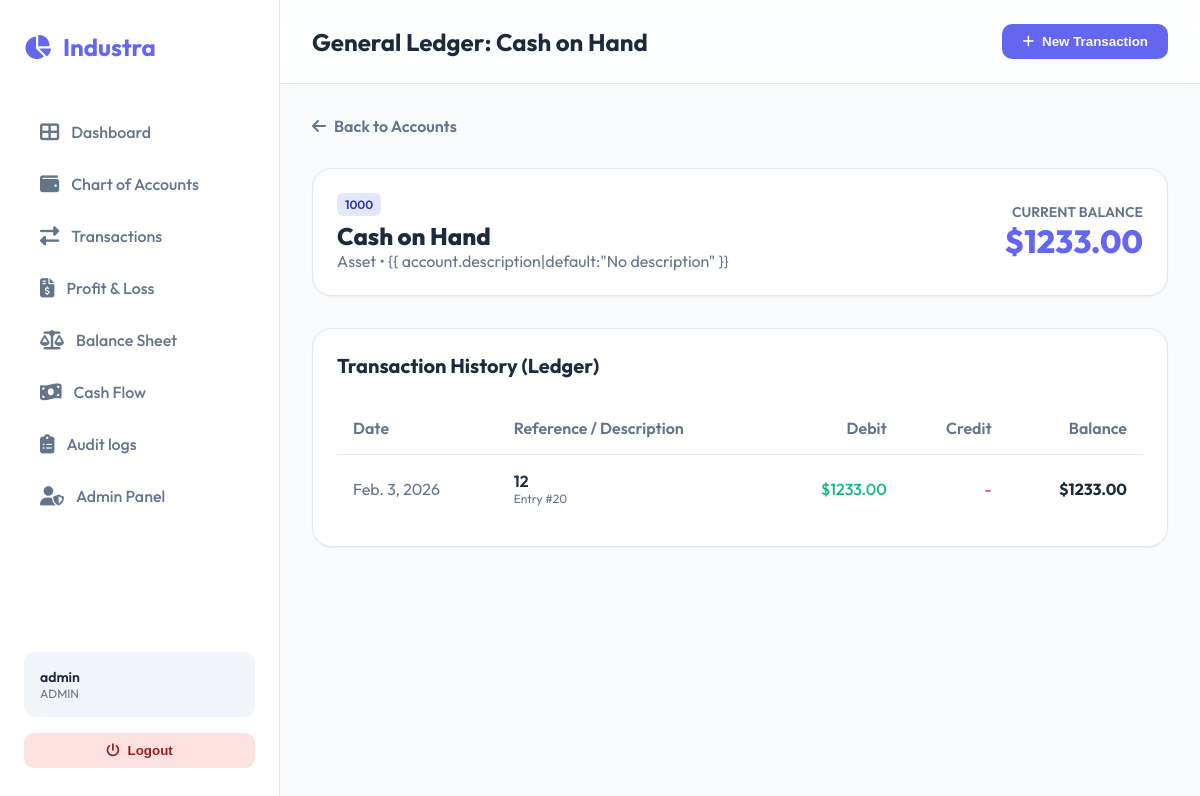
The app's page /accounts/1/ (signed in), older data.
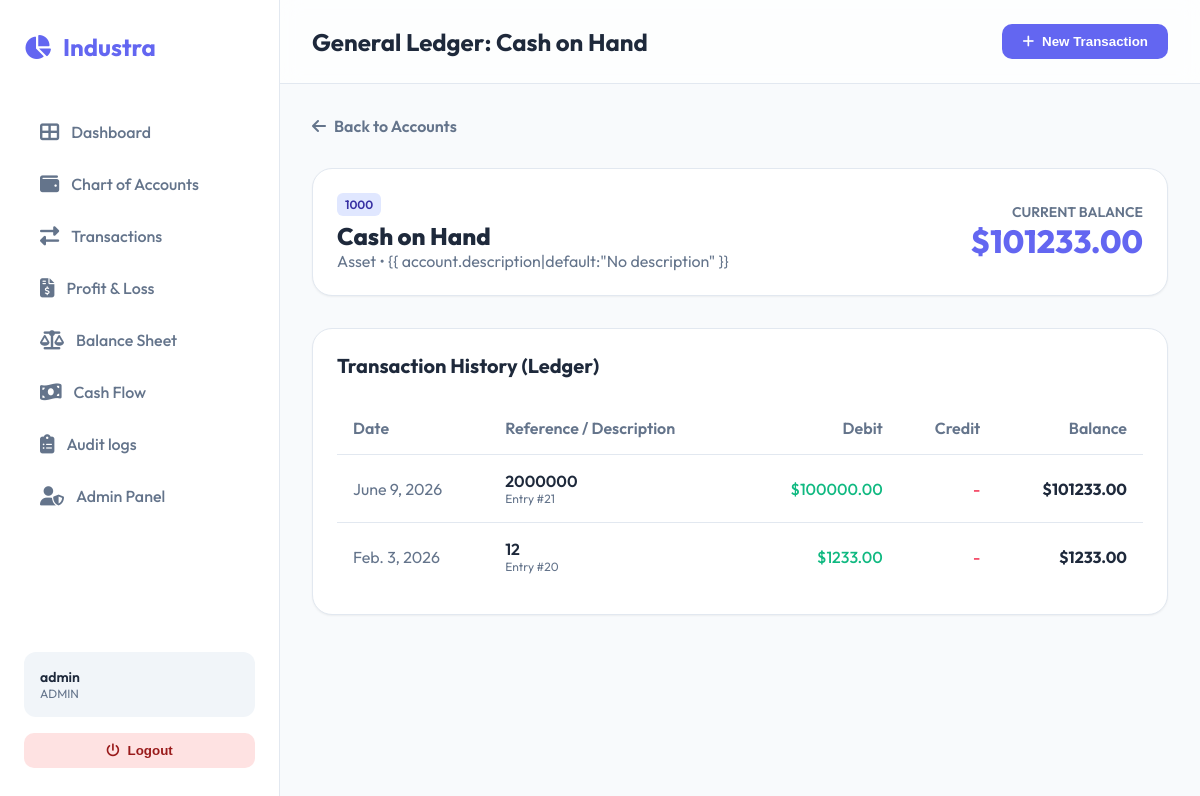
The same page, newer data.
### accounting/models.py (models this page shows, shortened)
class Account(models.Model):
    ACCOUNT_TYPES = [
        ('ASSET', 'Asset'),
        ('LIABILITY', 'Liability'),
        ('EQUITY', 'Equity'),
        ('REVENUE', 'Revenue'),
        ('EXPENSE', 'Expense'),
    ]
    code = models.CharField(max_length=20, unique=True)
    name = models.CharField(max_length=100)
    account_type = models.CharField(max_length=20, choices=ACCOUNT_TYPES)
    description = models.TextField(blank=True, null=True)
    @property
    def balance(self):
        debits = self.lines.aggregate(Sum('debit'))['debit__sum'] or 0
        credits = self.lines.aggregate(Sum('credit'))['credit__sum'] or 0
        if self.account_type in ['ASSET', 'EXPENSE']:
            return debits - credits
        else:
            return credits - debits

class JournalEntryLine(models.Model):
    journal_entry = models.ForeignKey(JournalEntry, related_name='lines', on_delete=models.CASCADE)
    account = models.ForeignKey(Account, related_name='lines', on_delete=models.CASCADE)
    debit = models.DecimalField(max_digits=15, decimal_places=2, default=0)
    credit = models.DecimalField(max_digits=15, decimal_places=2, default=0)

class JournalEntry(models.Model):
    date = models.DateField()
    description = models.TextField()
    contact = models.ForeignKey(Contact, on_delete=models.SET_NULL, null=True, blank=True)
    created_by = models.ForeignKey(User, on_delete=models.SET_NULL, null=True)
    created_at = models.DateTimeField(auto_now_add=True)
    updated_at = models.DateTimeField(auto_now=True)
    class Meta:
        verbose_name_plural = "Journal Entries"

### accounting/views.py (the view)
# urls.py: path('accounts/<int:account_id>/', views.account_detail, name='account_detail'),
@login_required
def account_detail(request, account_id):
    account = get_object_or_404(Account, id=account_id)
    lines = JournalEntryLine.objects.filter(account=account).select_related('journal_entry').order_by('-journal_entry__date')
    balance = 0
    for line in reversed(list(lines)):
        if account.account_type in ['ASSET', 'EXPENSE']:
            balance += (line.debit - line.credit)
        else:
            balance += (line.credit - line.debit)
        line.running_balance = balance
    return render(request, 'accounting/account_detail.html', {
        'account': account,
        'lines': lines,
    })

### accounting/templates/accounting/account_detail.html
{% extends 'accounting/base.html' %}
{% block page_title %}General Ledger: {{ account.name }}{% endblock %}
{% block content %}
<div style="margin-bottom: 2rem;">
    <a href="{% url 'accounts_list' %}" class="btn"
        style="background: transparent; color: var(--text-light); padding: 0;">
        <i class="fas fa-arrow-left"></i> Back to Accounts
    </a>
</div>
<div class="card" style="margin-bottom: 2rem;">
    <div style="display: flex; justify-content: space-between; align-items: center;">
        <div>
            <span class="badge badge-primary">{{ account.code }}</span>
            <h2 style="font-size: 1.5rem; font-weight: 800; margin-top: 0.5rem;">{{ account.name }}</h2>
            <p style="color: var(--text-light);">{{ account.get_account_type_display }} • {{
                account.description|default:"No description" }}</p>
        </div>
        <div style="text-align: right;">
            <div style="font-size: 0.875rem; color: var(--text-light); text-transform: uppercase; font-weight: 600;">
                Current Balance</div>
            <div style="font-size: 2rem; font-weight: 800; color: var(--primary);">${{ account.balance|floatformat:2 }}
            </div>
        </div>
    </div>
</div>
<div class="card">
    <h3 style="margin-bottom: 1.5rem; font-size: 1.25rem; font-weight: 700;">Transaction History (Ledger)</h3>
    <table>
        <thead>
            <tr>
                <th>Date</th>
                <th>Reference / Description</th>
                <th style="text-align: right;">Debit</th>
                <th style="text-align: right;">Credit</th>
                <th style="text-align: right;">Balance</th>
            </tr>
        </thead>
        <tbody>
            {% for line in lines %}
            <tr>
                <td style="color: var(--text-light);">{{ line.journal_entry.date }}</td>
                <td>
                    <div style="font-weight: 600;">{{ line.journal_entry.description }}</div>
                    <div style="font-size: 0.75rem; color: var(--text-light);">Entry #{{ line.journal_entry.id }}</div>
                </td>
                <td style="text-align: right; color: #10b981; font-weight: 500;">
                    {% if line.debit > 0 %}${{ line.debit|floatformat:2 }}{% else %}-{% endif %}
                </td>
                <td style="text-align: right; color: #f43f5e; font-weight: 500;">
                    {% if line.credit > 0 %}${{ line.credit|floatformat:2 }}{% else %}-{% endif %}
                </td>
                <td style="text-align: right; font-weight: 700;">
                    ${{ line.running_balance|floatformat:2 }}
                </td>
            </tr>
            {% empty %}
            <tr>
                <td colspan="5" style="text-align: center; padding: 3rem; color: var(--text-light);">
                    No transactions recorded for this account.
                </td>
            </tr>
            {% endfor %}
        </tbody>
    </table>
</div>
{% endblock %}

Row changes from the older to the newer data that the page shows:
computed for Account "Cash on Hand": balance "1233.00" → "101233.00"
added JournalEntryLine: journal_entry "June 9, 2026", journal_entry.description "2000000", journal_entry.id "21", debit "100000.00", running_balance "101233.00"
